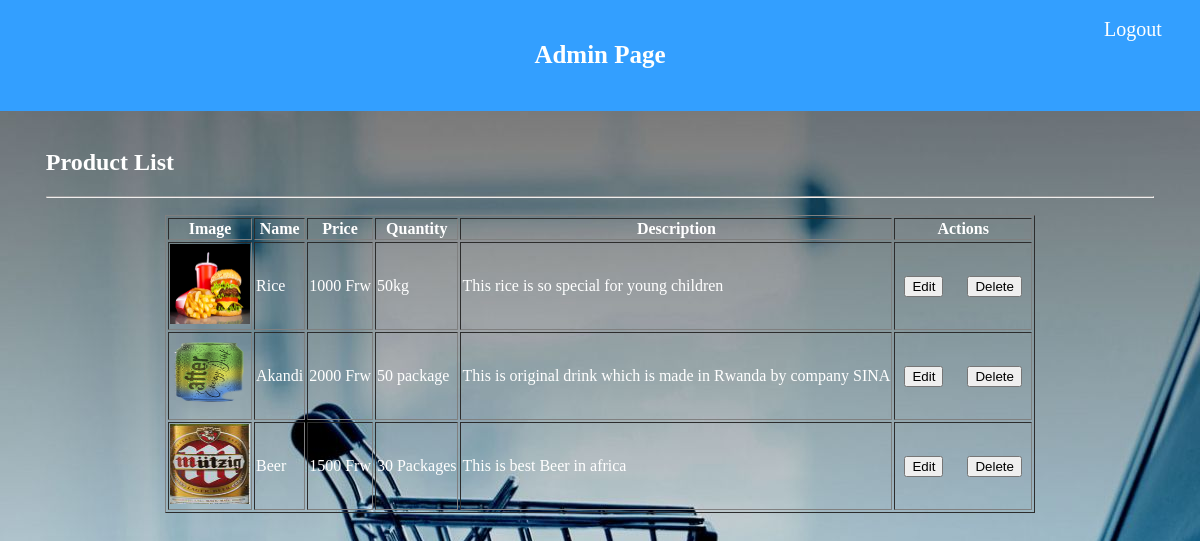
Screenshot of /view_products.php (signed in) with the database file from the repository.
### tables this page shows
CREATE TABLE `products` (
  `id` int(11) NOT NULL,
  `image` varchar(100) NOT NULL,
  `name` varchar(100) NOT NULL,
  `price` varchar(100) NOT NULL,
  `description` varchar(100) NOT NULL,
  `quantity` varchar(100) NOT NULL
);

### view_products.php (the view, shortened to what this page needs)
<?php
include "connection.php";
$query = "SELECT * FROM `products`";
$data = mysqli_query($connect, "$query");
?>
<!DOCTYPE html>
<html lang="en">
<head>
    <link rel="stylesheet" href="style.css?v=<?php echo time(); ?>">
</head>
<body class="body">
    <div class="header">
        <br>
        <center>
            <a href="admin.php">
                <h3 id="title">Admin Page</h3>
            </a>
        </center>
        <p align="right" id="login"><a href="logout.php" id="link"> Logout</a></p>
        <br>
        <br><br>
    </div>
    <br>
    <div class="content">
        <h2 id='page-title'>Product List</h2>
        <hr>
        <br><br>
        <center>
            <table border="1">
                <tbody>
                    <thead>
                        <tr>
                            <th>Image</th>
                            <th>Name</th>
                            <th>Price</th>
                            <th>Quantity</th>
                            <th>Description</th>
                            <th>Actions</th>
                        </tr>
                    </thead>
                    <?php if (mysqli_num_rows($data)) {
                        while ($row = mysqli_fetch_array($data)) { ?>
                            <tr>
                                <td><img src="<?php echo $row[1] ?>" width="80" height="80" alt=""></td>
                                <td><?php echo $row[2] ?></td>
                                <td><?php echo $row[3] . " Frw" ?></td>
                                <td><?php echo $row[5] ?></td>
                                <td><?php echo $row[4] ?></td>
                                <td><a href="edit_product.php?id=<?php echo $row[0] ?>">&nbsp;&nbsp;<button> Edit</button></a>&nbsp;&nbsp;&nbsp;&nbsp;&nbsp;&nbsp;<a href="delete_product.php?id=<?php echo $row[0] ?>"><button> Delete</button></a>&nbsp;&nbsp;</td>
                            </tr>
                        <?php } ?>
                </tbody>
            </table>
        <?php } else { ?>
            <h1 id="no-found">No Data Found</h1>
        <?php } ?>
        </center>
    </div>
</body>
</html>

### style.css (style rules this page uses)
.body { background-image: url("./images/ecommerce.jpg"); background-color: #cccccc; }
.header { background-color: #339FFF; color: white; margin-right: -0.2cm; margin-top: -10px; margin-left: -0.2cm; }
a { text-decoration: none; }
#title { font-size: 25px; color: white; }
.content { margin-left: 1cm; margin-right: 1cm; color: #FFFF; }
#login { margin-top: -2cm; margin-right: 1cm; }
#link { text-decoration: none; color: white; font-size: 20px; }
hr { margin-bottom: -0.5cm; }
* { box-sizing: border-box; }

### rows the page displays
products: image (picture), name "Rice", price "1000", quantity "50kg", description "This rice is so special for young children"
products: image (picture), name "Akandi", price "2000", quantity "50 package", description "This is original drink which is made in Rwanda by company SINA"
products: image (picture), name "Beer", price "1500", quantity "30 Packages", description "This is best Beer in africa"
